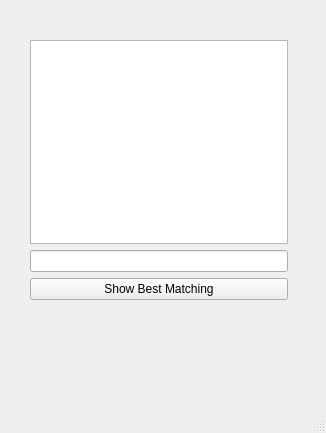
<?xml version="1.0" encoding="UTF-8"?>
<ui version="4.0">
 <class>GUI</class>
 <widget class="QMainWindow" name="GUI">
  <property name="geometry">
   <rect>
    <x>0</x>
    <y>0</y>
    <width>326</width>
    <height>433</height>
   </rect>
  </property>
  <property name="windowTitle">
   <string>GUI</string>
  </property>
  <widget class="QWidget" name="centralwidget">
   <widget class="QWidget" name="">
    <property name="geometry">
     <rect>
      <x>30</x>
      <y>40</y>
      <width>258</width>
      <height>260</height>
     </rect>
    </property>
    <layout class="QVBoxLayout" name="verticalLayout">
     <item>
      <widget class="QListWidget" name="docList"/>
     </item>
     <item>
      <widget class="QLineEdit" name="searchEdit"/>
     </item>
     <item>
      <widget class="QPushButton" name="showBest">
       <property name="text">
        <string>Show Best Matching</string>
       </property>
      </widget>
     </item>
    </layout>
   </widget>
  </widget>
  <widget class="QMenuBar" name="menubar">
   <property name="geometry">
    <rect>
     <x>0</x>
     <y>0</y>
     <width>326</width>
     <height>24</height>
    </rect>
   </property>
  </widget>
  <widget class="QStatusBar" name="statusbar"/>
 </widget>
 <resources/>
 <connections/>
</ui>
